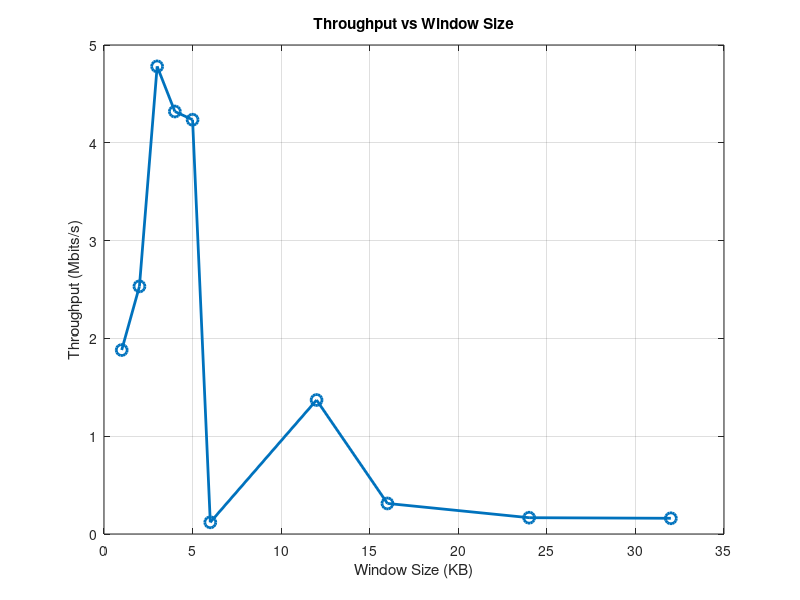
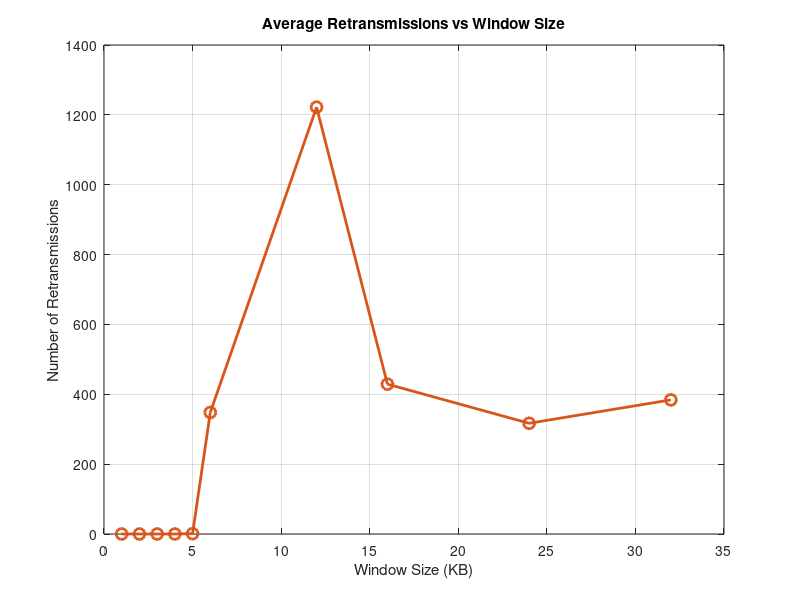

Source code (MATLAB) for these figures, in order: (Note: this script raises an error after producing the figures.)
% Data from your experiments
window_sizes = [1, 2, 3, 4, 5, 6, 12, 16, 24, 32]; % in KB
throughput = [1.8811, 2.532, 4.7815, 4.3201, 4.236, 0.1196, 1.3701, 0.312475, 0.166702, 0.160768]; % in Mbits/s
retransmissions = [0, 0, 0, 0, 1, 348, 1222, 429, 317, 384]; 

% Create figure with two subplots
figure;

% Plot Throughput vs Window Size
plot(window_sizes, throughput, '-o', 'LineWidth', 2, 'MarkerSize', 8);
title('Throughput vs Window Size');
xlabel('Window Size (KB)');
ylabel('Throughput (Mbits/s)');
grid on;

% Plot Retransmissions vs Window Size
figure
plot(window_sizes, retransmissions, '-o', 'LineWidth', 2, 'MarkerSize', 8, 'Color', [0.85 0.33 0.10]);
title('Average Retransmissions vs Window Size');
xlabel('Window Size (KB)');
ylabel('Number of Retransmissions');
grid on;

% Adjust layout
set(gcf, 'Position', [100 100 800 600]);

% Alternative: Single plot with two y-axes
figure;
yyaxis left;
plot(window_sizes, throughput, '-o', 'LineWidth', 2);
ylabel('Throughput (Mbits/s)');
ylim([0 max(throughput)*1.1]);

yyaxis right;
plot(window_sizes, retransmissions, '-s', 'LineWidth', 2);
ylabel('Number of Retransmissions');
ylim([0 max(retransmissions)*1.1]);

title('Network Performance vs Window Size');
xlabel('Window Size (KB)');
legend('Throughput', 'Retransmissions');
grid on;
set(gcf, 'Position', [100 100 900 500]);